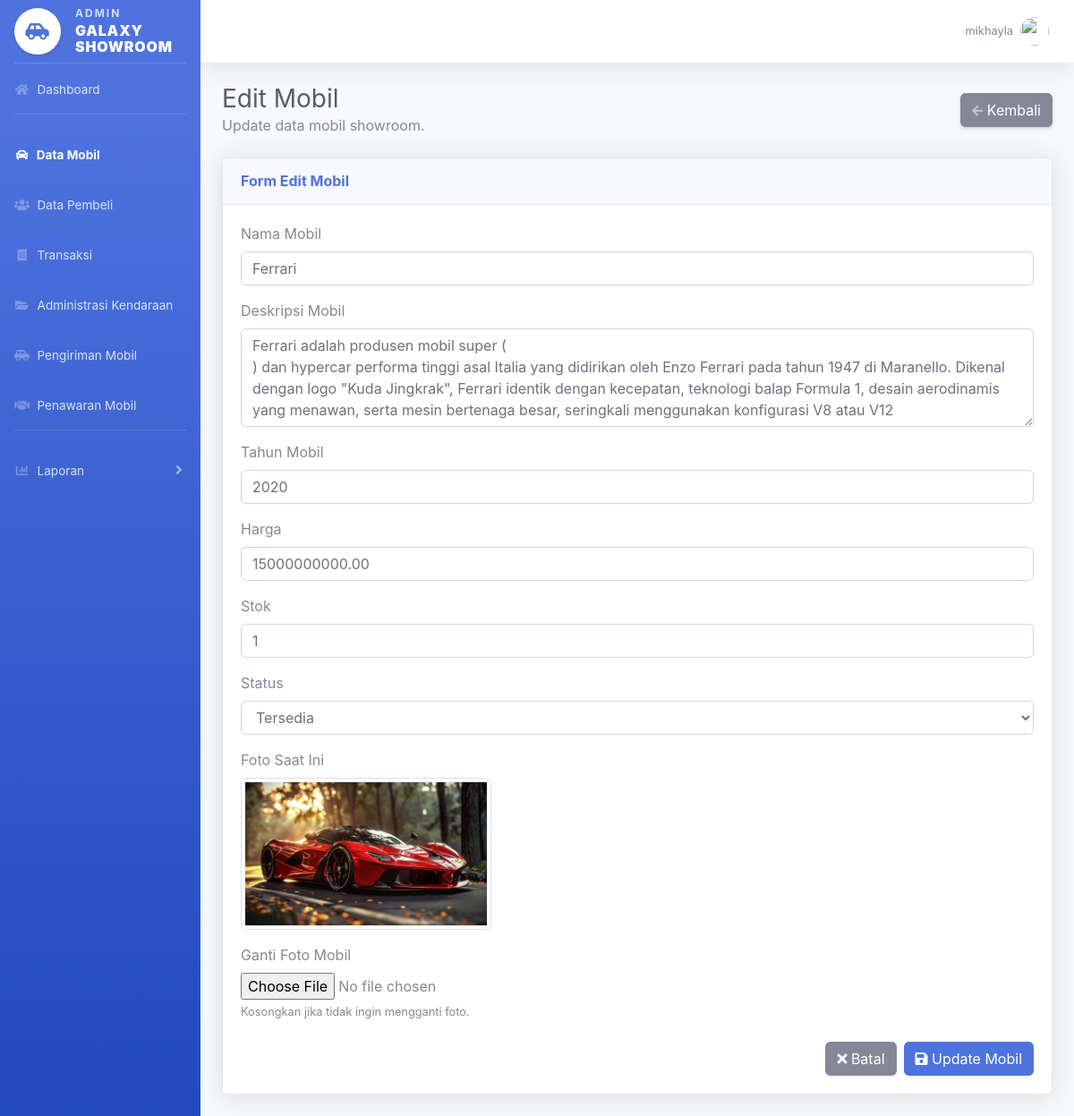
The page /admin/edit_mobil.php?id=11 (signed in) on the database its author committed.
### tables this page shows
CREATE TABLE `mobil` (
  `id_mobil` int(11) NOT NULL,
  `id_penjual` int(11) DEFAULT NULL,
  `nama_mobil` varchar(100) DEFAULT NULL,
  `harga` decimal(15,2) DEFAULT NULL,
  `stok` int(11) DEFAULT NULL,
  `status` enum('tersedia','dipesan','terjual') DEFAULT NULL,
  `deskripsi` text NOT NULL,
  `tahun` year(4) NOT NULL,
  `foto` varchar(255) NOT NULL
);

### admin/edit_mobil.php (the view, shortened to what this page needs)
<?php
include "../config/koneksi.php";
$id = $_GET['id'];
$query = mysqli_query($koneksi, "SELECT * FROM mobil WHERE id_mobil='$id'");
$data = mysqli_fetch_assoc($query);
?>
<!DOCTYPE html>
<html>
<head>
    <link href="../assets/vendor/fontawesome-free/css/all.min.css" rel="stylesheet">
    <link href="../assets/css/sb-admin-2.min.css" rel="stylesheet">
</head>
<body id="page-top">
<div id="wrapper">
    <?php include "../includes/sidebar_admin.php"; ?>
    <div id="content-wrapper" class="d-flex flex-column">
        <div id="content">
            <?php include "../includes/topbar.php"; ?>
            <div class="container-fluid">
                <div class="d-sm-flex align-items-center justify-content-between mb-4">
                    <div>
                        <h1 class="h3 mb-0 text-gray-800">Edit Mobil</h1>
                        <p class="mb-0 text-gray-600">
                            Update data mobil showroom.
                        </p>
                    </div>
                    <a href="data_mobil_admin.php" class="btn btn-secondary shadow-sm mt-3 mt-sm-0">
                        <i class="fas fa-arrow-left fa-sm text-white-50"></i>
                        Kembali
                    </a>
                </div>
                <div class="card shadow mb-4">
                    <div class="card-header py-3">
                        <h6 class="m-0 font-weight-bold text-primary">
                            Form Edit Mobil
                        </h6>
                    </div>
                    <div class="card-body">
                        <form action="proses_edit.php" method="POST" enctype="multipart/form-data">
                            <div class="form-group">
                                <label>Nama Mobil</label>
                                <input type="text"
                                       name="nama_mobil"
                                       class="form-control"
                                       value="<?= htmlspecialchars($data['nama_mobil']); ?>"
                                       placeholder="Contoh: Toyota Avanza"
                                       required>
                            </div>
                            <div class="form-group">
                                <label>Deskripsi Mobil</label>
                                <textarea name="deskripsi"
                                          class="form-control"
                                          rows="4"
                                          placeholder="Tulis deskripsi mobil..."
                                          required><?= htmlspecialchars($data['deskripsi']); ?></textarea>
                            </div>
                            <div class="form-group">
                                <label>Tahun Mobil</label>
                                <input type="number"
                                       name="tahun"
                                       class="form-control"
                                       value="<?= htmlspecialchars($data['tahun']); ?>"
                                       min="1900"
                                       max="2099"
                                       required>
                            </div>
                            <div class="form-group">
                                <label>Harga</label>
                                <input type="number"
                                       name="harga"
                                       class="form-control"
                                       value="<?= htmlspecialchars($data['harga']); ?>"
                                       placeholder="Contoh: 150000000"
                                       required>
                            </div>
                            <div class="form-group">
                                <label>Stok</label>
                                <input type="number"
                                       name="stok"
                                       class="form-control"
                                       value="<?= htmlspecialchars($data['stok']); ?>"
                                       min="0"
                                       required>
                            </div>
                            <div class="form-group">
                                <label>Status</label>
                            <select name="status" class="form-control" required>
                                <option value="tersedia" <?= ($data['status'] == 'tersedia') ? 'selected' : ''; ?>>
                                    Tersedia
                                </option>
                            </select>
                            </div>
                            <div class="form-group">
                                <label>Foto Saat Ini</label>
                                <div class="mb-3">
                                    <?php if (!empty($data['foto'])) { ?>
                                        <img src="../uploads/<?= htmlspecialchars($data['foto']); ?>"
                                             alt="Foto Mobil"
                                             class="img-thumbnail"
                                             style="max-width: 280px; height: 170px; object-fit: cover;">
                                    <?php } else { ?>
                                        <div class="text-muted">
                                            Foto belum tersedia.
                                        </div>
                                    <?php } ?>
                                </div>
                            </div>
                            <div class="form-group">
                                <label>Ganti Foto Mobil</label>
                                <input type="file"
                                       name="foto"
                                       class="form-control-file"
                                       accept="image/*">
                                <small class="form-text text-muted">
                                    Kosongkan jika tidak ingin mengganti foto.
                                </small>
                            </div>
                            <div class="d-flex justify-content-end mt-4">
                                <a href="data_mobil_admin.php" class="btn btn-secondary mr-2">
                                    <i class="fas fa-times"></i>
                                    Batal
                                </a>
                                <button type="submit" class="btn btn-primary">
                                    <i class="fas fa-save"></i>
                                    Update Mobil
                                </button>
                            </div>
                        </form>
                    </div>
                </div>
            </div>
        </div>
    </div>
</div>
</body>
</html>

### rows shown on the page
mobil: nama_mobil "Ferrari", deskripsi "Ferrari adalah produsen mobil super ( ) dan hypercar performa tinggi asal Italia yang didirikan oleh Enzo Ferrari pada tahun 1947 di Maranello. Dikenal dengan logo \"Kuda Jingkrak\", Ferrari identik dengan kecepatan, teknologi balap Formula 1, desain aerodinamis yang menawan, serta mesin bertenaga besar, seringkali menggunakan konfigurasi V8 atau V12", tahun "2020", harga "15000000000.00", stok "1", status "Tersedia", foto (picture)

### other values the page prints
$username "mikhayla"
